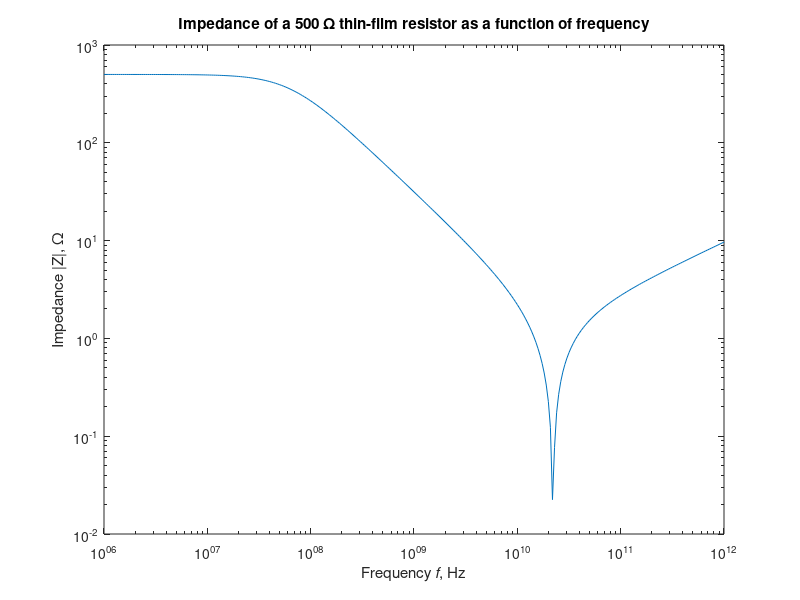

MATLAB code for this plot:
%
%   This file generates the graph for Example 1.3
%   "RF impedance response of metal film resistor" 
% 
%   Copyright (c) 1999 by P.Bretchko and R.Ludwig
%   "RF Circuit Design: Theory and Practice"
%

close all; % close all opened graphs
figure;    % open new graph

sigma_Cu=64.516e6; % define material conductivity
mu=4*pi*1e-7;      % permeability of free space

% define constants for this example
R=500;       % resistance in Ohms
C=5e-12;     % capacitance in Farads
l=0.025;     % length of leads in meters 
a=2.032e-4;  % radius of the leads in meters (AWG 26)

% define frequency range
f_min=1e6;    % lower frequency limit
f_max=1000e9; % upper frequency limit
N=300;        % number of points in the graph
f=f_min*((f_max/f_min).^((0:N)/N)); % compute frequency points on log scale

L=2*l/(4*pi*a)*sqrt(mu./(pi*sigma_Cu*f)); % determine inductance
Z=1./(j*2*pi*f*C+1/R)+j*2*pi*f.*L;        % determine impedance

loglog(f,abs(Z));
title('Impedance of a 500 {\Omega} thin-film resistor as a function of frequency');
xlabel('Frequency {\itf}, Hz');
ylabel('Impedance |Z|, {\Omega}');

% print -deps 'fig1_10.eps' % if uncomment -> saves a copy of plot in EPS format
